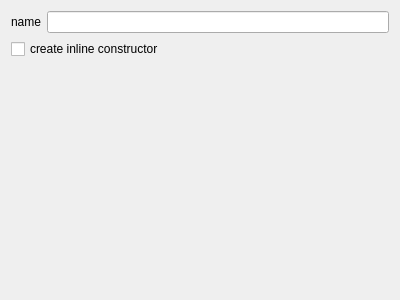
<?xml version="1.0" encoding="UTF-8"?>
<ui version="4.0">
 <class>Data</class>
 <widget class="QWidget" name="Data">
  <property name="geometry">
   <rect>
    <x>0</x>
    <y>0</y>
    <width>400</width>
    <height>300</height>
   </rect>
  </property>
  <property name="windowTitle">
   <string>Data</string>
  </property>
  <layout class="QVBoxLayout" name="verticalLayout">
   <item>
    <layout class="QHBoxLayout" name="horizontalLayout">
     <item>
      <widget class="QLabel" name="label">
       <property name="text">
        <string>name</string>
       </property>
      </widget>
     </item>
     <item>
      <widget class="QLineEdit" name="lineEditName"/>
     </item>
    </layout>
   </item>
   <item>
    <widget class="QCheckBox" name="checkBoxConstructor">
     <property name="text">
      <string>create inline constructor</string>
     </property>
    </widget>
   </item>
   <item>
    <spacer name="verticalSpacer">
     <property name="orientation">
      <enum>Qt::Vertical</enum>
     </property>
     <property name="sizeHint" stdset="0">
      <size>
       <width>20</width>
       <height>240</height>
      </size>
     </property>
    </spacer>
   </item>
  </layout>
 </widget>
 <resources/>
 <connections/>
</ui>
